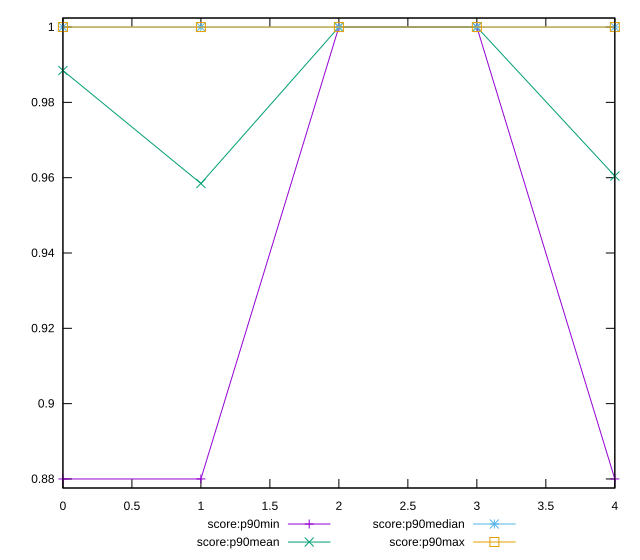

Recreate this plot in gnuplot.
reset

$scoreP90Min <<EOF
0 0.88
1 0.88
2 1
3 1
4 0.88
EOF

$scoreP90Mean <<EOF
0 0.9884615384615384
1 0.9584615384615388
2 1
3 1
4 0.9604395604395604
EOF

$scoreP90Median <<EOF
0 1
1 1
2 1
3 1
4 1
EOF

$scoreP90Max <<EOF
0 1
1 1
2 1
3 1
4 1
EOF

set key outside below
set xrange [0:4]
set yrange [0.8776:1.0024]
set trange [0.8776:1.0024]
set terminal svg size 640, 560 enhanced background rgb 'white'
set output "report_00009_2021-02-08T22-37-41.559Z/unminified-javascript/progression/score.svg"

plot $scoreP90Min title "score:p90min" with linespoints, \
     $scoreP90Mean title "score:p90mean" with linespoints, \
     $scoreP90Median title "score:p90median" with linespoints, \
     $scoreP90Max title "score:p90max" with linespoints

reset
